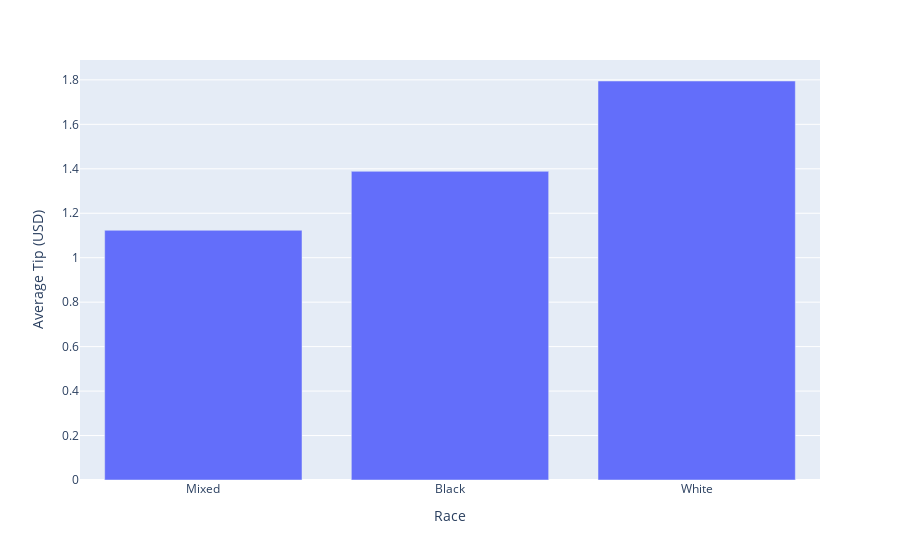

Notebook source saved alongside this figure:
### Markdown cell above
#### Average amount tipped segmented by race of neighbourhood

### Code cell
%%local
import plotly.express as px
import plotly.figure_factory as ff
import pandas as pd

tips_per_race_dict = {
    'Race': list(percentage_race_tip_tab['_1']),
    'Average Tip (USD)': list(percentage_race_tip_tab['_2'])
}
df = pd.DataFrame.from_dict(tips_per_race_dict).sort_values(by='Average Tip (USD)')
df
fig = px.bar(df, x='Race', y='Average Tip (USD)')
fig.show()

### Figure 1 — Plotly figure (JSON) as saved in the notebook; plotly's stock layout.template omitted (floating-point values rounded to 4 significant figures)
{"data": [{"alignmentgroup": "True", "hovertemplate": "Race=%{x}<br>Average Tip (USD)=%{y}<extra></extra>", "legendgroup": "", "marker": {"color": "#636efa"}, "name": "", "offsetgroup": "", "orientation": "v", "showlegend": false, "textposition": "auto", "type": "bar", "x": ["Mixed", "Black", "White"], "xaxis": "x", "y": [1.123, 1.389, 1.795], "yaxis": "y"}], "layout": {"autosize": true, "barmode": "relative", "legend": {"tracegroupgap": 0}, "margin": {"t": 60}, "xaxis": {"anchor": "y", "autorange": true, "domain": [0, 1], "range": [-0.5, 2.5], "title": {"text": "Race"}, "type": "category"}, "yaxis": {"anchor": "x", "autorange": true, "domain": [0, 1], "range": [0, 1.889], "title": {"text": "Average Tip (USD)"}, "type": "linear"}}}
